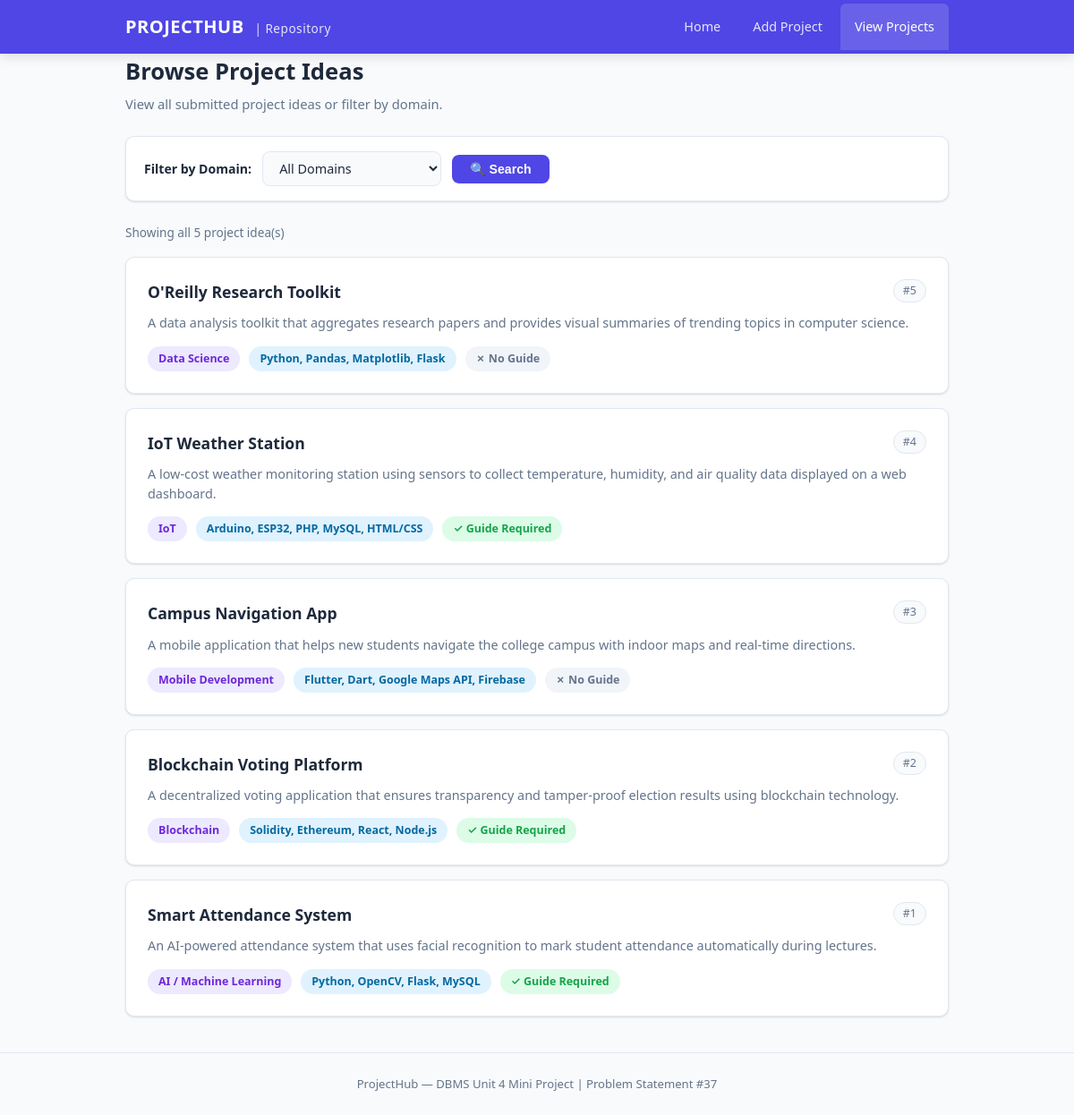
The page /view.php on the database its author committed.
### tables this page shows
CREATE TABLE IF NOT EXISTS project_ideas (
    project_id      INT             AUTO_INCREMENT  PRIMARY KEY,
    project_title   VARCHAR(200)    NOT NULL,
    domain          VARCHAR(50)     NOT NULL,
    description     TEXT            NOT NULL,
    technology      VARCHAR(200)    NOT NULL,
    guide_required  VARCHAR(3)      NOT NULL,
    created_at      TIMESTAMP       DEFAULT CURRENT_TIMESTAMP
);

### view.php (the view, shortened to what this page needs)
<?php
$allowed_domains = [
    'Web Development',
    'AI / Machine Learning',
    'Blockchain',
    'Cybersecurity',
    'Mobile Development',
    'IoT',
    'Data Science',
    'Other'
];
$selected_domain = '';
$projects = [];
if (isset($_GET['domain']) && $_GET['domain'] !== '') {
    $selected_domain = trim($_GET['domain']);
    if (in_array($selected_domain, $allowed_domains, true)) {
        $stmt = mysqli_prepare(
            $conn,
            "SELECT project_id, project_title, domain, description, technology, guide_required
             FROM project_ideas
             WHERE domain = ?
             ORDER BY project_id DESC"
        );
        mysqli_stmt_bind_param($stmt, "s", $selected_domain);
        mysqli_stmt_execute($stmt);
        $result = mysqli_stmt_get_result($stmt);
        while ($row = mysqli_fetch_assoc($result)) {
            $projects[] = $row;
        }
        mysqli_stmt_close($stmt);
    }
} else {
    $result = mysqli_query(
        $conn,
        "SELECT project_id, project_title, domain, description, technology, guide_required
         FROM project_ideas
         ORDER BY project_id DESC"
    );
    if ($result) {
        while ($row = mysqli_fetch_assoc($result)) {
            $projects[] = $row;
        }
    }
}
?>
<!DOCTYPE html>
<html lang="en">
<head>
    <link rel="stylesheet" href="style.css">
</head>
<body>
<nav class="navbar">
    <div class="container">
        <a href="index.php" class="logo">PROJECTHUB <span>| Repository</span></a>
        <ul class="nav-links">
            <li><a href="index.php">Home</a></li>
            <li><a href="add.php">Add Project</a></li>
            <li><a href="view.php" class="active">View Projects</a></li>
        </ul>
    </div>
</nav>
<main class="container">
    <div class="page-header">
        <h1>Browse Project Ideas</h1>
        <p>View all submitted project ideas or filter by domain.</p>
    </div>
    <form class="filter-bar" method="GET" action="view.php">
        <label for="domain">Filter by Domain:</label>
        <select id="domain" name="domain">
            <option value="">All Domains</option>
        </select>
        <button type="submit" class="btn-filter">&#128269; Search</button>
    </form>
    <?php if ($selected_domain !== ''): ?>
        <p class="results-count">
            Showing <?php echo count($projects); ?> result(s) for domain:
            <strong><?php echo htmlspecialchars($selected_domain); ?></strong>
        </p>
    <?php else: ?>
        <p class="results-count">
            Showing all <?php echo count($projects); ?> project idea(s)
        </p>
    <?php endif; ?>
    <?php if (count($projects) > 0): ?>
        <div class="projects-grid">
            <?php foreach ($projects as $project): ?>
                <div class="project-card">
                    <div class="card-header">
                        <span class="card-title"><?php echo htmlspecialchars($project['project_title']); ?></span>
                        <span class="card-id">#<?php echo htmlspecialchars($project['project_id']); ?></span>
                    </div>
                    <p class="card-description"><?php echo nl2br(htmlspecialchars($project['description'])); ?></p>
                    <div class="card-meta">
                        <span class="badge badge-domain"><?php echo htmlspecialchars($project['domain']); ?></span>
                        <span class="badge badge-tech"><?php echo htmlspecialchars($project['technology']); ?></span>
                        <?php if ($project['guide_required'] === 'Yes'): ?>
                            <span class="badge badge-guide-yes">&#10003; Guide Required</span>
                        <?php else: ?>
                            <span class="badge badge-guide-no">&#10007; No Guide</span>
                        <?php endif; ?>
                    </div>
                </div>
            <?php endforeach; ?>
        </div>
    <?php endif; ?>
</main>
<footer class="footer">
    <p>ProjectHub &mdash; DBMS Unit 4 Mini Project | Problem Statement #37</p>
</footer>
</body>
</html>

### style.css (style rules this page uses)
*, *::before, *::after { box-sizing: border-box; margin: 0; padding: 0; }
:root { --primary: #4f46e5; --primary-dark: #4338ca; --primary-light: #818cf8; --bg: #f8fafc; --bg-card: #ffffff; --text: #1e293b; --text-light: #64748b; --border: #e2e8f0; --success: #16a34a; --success-bg: #dcfce7; --error: #dc2626; --error-bg: #fee2e2; --radius: 10px; --shadow: 0 1px 3px rgba(0, 0, 0, 0.08), 0 1px 2px rgba(0, 0, 0, 0.06); --shadow-md: 0 4px 12px rgba(0, 0, 0, 0.1); --max-width: 960px; }
body { font-family: 'Segoe UI', system-ui, -apple-system, sans-serif; background-color: var(--bg); color: var(--text); line-height: 1.6; min-height: 100vh; }
.navbar { background: var(--primary); padding: 0; box-shadow: var(--shadow-md); position: sticky; top: 0; z-index: 100; }
.navbar .container { max-width: var(--max-width); margin: 0 auto; display: flex; align-items: center; justify-content: space-between; padding: 0 20px; }
.navbar .logo { color: #fff; font-size: 1.25rem; font-weight: 700; text-decoration: none; padding: 14px 0; letter-spacing: 0.5px; }
.navbar .logo span { font-weight: 400; opacity: 0.85; font-size: 0.85rem; margin-left: 6px; }
.nav-links { display: flex; list-style: none; gap: 4px; }
.nav-links a { color: rgba(255, 255, 255, 0.85); text-decoration: none; padding: 14px 16px; display: block; font-size: 0.9rem; font-weight: 500; transition: background 0.2s, color 0.2s; border-radius: 6px 6px 0 0; }
.nav-links a:hover, .nav-links a.active { background: rgba(255, 255, 255, 0.15); color: #fff; }
.container { max-width: var(--max-width); margin: 0 auto; padding: 0 20px; }
main { padding: 30px 0 60px; }
.page-header { margin-bottom: 24px; }
.page-header h1 { font-size: 1.6rem; font-weight: 700; color: var(--text); }
.page-header p { color: var(--text-light); font-size: 0.92rem; margin-top: 4px; }
.filter-bar { background: var(--bg-card); border-radius: var(--radius); padding: 16px 20px; box-shadow: var(--shadow); border: 1px solid var(--border); margin-bottom: 24px; display: flex; align-items: center; gap: 12px; flex-wrap: wrap; }
.filter-bar label { font-weight: 600; font-size: 0.88rem; white-space: nowrap; }
.filter-bar select { padding: 8px 14px; border: 1px solid var(--border); border-radius: 8px; font-size: 0.9rem; font-family: inherit; color: var(--text); background: var(--bg); min-width: 200px; }
.filter-bar .btn-filter { background: var(--primary); color: #fff; border: none; padding: 8px 20px; border-radius: 8px; font-size: 0.88rem; font-weight: 600; cursor: pointer; transition: background 0.2s; }
.projects-grid { display: grid; grid-template-columns: 1fr; gap: 16px; }
.project-card { background: var(--bg-card); border-radius: var(--radius); padding: 24px; box-shadow: var(--shadow); border: 1px solid var(--border); transition: box-shadow 0.2s; }
.project-card .card-header { display: flex; justify-content: space-between; align-items: flex-start; gap: 12px; margin-bottom: 10px; flex-wrap: wrap; }
.project-card .card-title { font-size: 1.1rem; font-weight: 700; color: var(--text); }
.project-card .card-id { font-size: 0.78rem; color: var(--text-light); background: var(--bg); padding: 2px 10px; border-radius: 20px; border: 1px solid var(--border); white-space: nowrap; }
.project-card .card-description { font-size: 0.9rem; color: var(--text-light); margin-bottom: 14px; line-height: 1.55; }
.project-card .card-meta { display: flex; flex-wrap: wrap; gap: 10px; }
.badge { display: inline-block; padding: 4px 12px; border-radius: 20px; font-size: 0.78rem; font-weight: 600; }
.badge-domain { background: #ede9fe; color: #6d28d9; }
.badge-tech { background: #e0f2fe; color: #0369a1; }
.badge-guide-yes { background: #dcfce7; color: #16a34a; }
.badge-guide-no { background: #f1f5f9; color: #64748b; }
.results-count { font-size: 0.85rem; color: var(--text-light); margin-bottom: 16px; }
.footer { text-align: center; padding: 24px 20px; color: var(--text-light); font-size: 0.82rem; border-top: 1px solid var(--border); margin-top: 40px; }

### rows shown on the page
project_ideas: project_title "O'Reilly Research Toolkit", project_id "5", description "A data analysis toolkit that aggregates research papers and provides visual summaries of trending topics in computer science.", domain "Data Science", technology "Python, Pandas, Matplotlib, Flask", guide_required "✗ No Guide"
project_ideas: project_title "IoT Weather Station", project_id "4", description "A low-cost weather monitoring station using sensors to collect temperature, humidity, and air quality data displayed on a web dashboard.", domain "IoT", technology "Arduino, ESP32, PHP, MySQL, HTML/CSS", guide_required "✓ Guide Required"
project_ideas: project_title "Campus Navigation App", project_id "3", description "A mobile application that helps new students navigate the college campus with indoor maps and real-time directions.", domain "Mobile Development", technology "Flutter, Dart, Google Maps API, Firebase", guide_required "✗ No Guide"
project_ideas: project_title "Blockchain Voting Platform", project_id "2", description "A decentralized voting application that ensures transparency and tamper-proof election results using blockchain technology.", domain "Blockchain", technology "Solidity, Ethereum, React, Node.js", guide_required "✓ Guide Required"
project_ideas: project_title "Smart Attendance System", project_id "1", description "An AI-powered attendance system that uses facial recognition to mark student attendance automatically during lectures.", domain "AI / Machine Learning", technology "Python, OpenCV, Flask, MySQL", guide_required "✓ Guide Required"

### other values the page prints
count($projects) "5"
